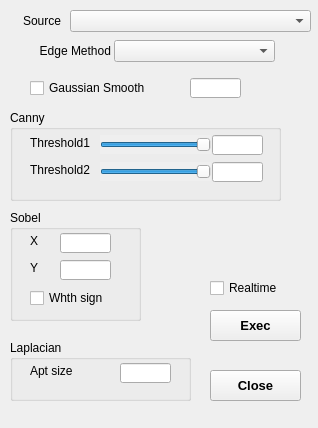
<?xml version="1.0" encoding="UTF-8"?>
<ui version="4.0">
 <class>DialogEdge</class>
 <widget class="QWidget" name="DialogEdge">
  <property name="geometry">
   <rect>
    <x>0</x>
    <y>0</y>
    <width>318</width>
    <height>428</height>
   </rect>
  </property>
  <property name="mouseTracking">
   <bool>false</bool>
  </property>
  <property name="tabletTracking">
   <bool>true</bool>
  </property>
  <property name="windowTitle">
   <string>Edge</string>
  </property>
  <widget class="QLabel" name="label_3">
   <property name="geometry">
    <rect>
     <x>10</x>
     <y>40</y>
     <width>101</width>
     <height>21</height>
    </rect>
   </property>
   <property name="text">
    <string>Edge Method</string>
   </property>
   <property name="alignment">
    <set>Qt::AlignRight|Qt::AlignTrailing|Qt::AlignVCenter</set>
   </property>
  </widget>
  <widget class="QComboBox" name="comboBoxEdgeMethod">
   <property name="geometry">
    <rect>
     <x>114</x>
     <y>40</y>
     <width>161</width>
     <height>22</height>
    </rect>
   </property>
  </widget>
  <widget class="QPushButton" name="pushButtonClose">
   <property name="geometry">
    <rect>
     <x>210</x>
     <y>370</y>
     <width>91</width>
     <height>31</height>
    </rect>
   </property>
   <property name="font">
    <font>
     <family>Arial</family>
     <pointsize>10</pointsize>
     <weight>75</weight>
     <bold>true</bold>
    </font>
   </property>
   <property name="text">
    <string>Close</string>
   </property>
  </widget>
  <widget class="QLabel" name="label_5">
   <property name="geometry">
    <rect>
     <x>30</x>
     <y>132</y>
     <width>71</width>
     <height>21</height>
    </rect>
   </property>
   <property name="text">
    <string>Threshold1</string>
   </property>
   <property name="alignment">
    <set>Qt::AlignLeading|Qt::AlignLeft|Qt::AlignVCenter</set>
   </property>
  </widget>
  <widget class="QSlider" name="slider1">
   <property name="geometry">
    <rect>
     <x>100</x>
     <y>135</y>
     <width>111</width>
     <height>19</height>
    </rect>
   </property>
   <property name="autoFillBackground">
    <bool>true</bool>
   </property>
   <property name="styleSheet">
    <string notr="true">QSlider::groove:horizontal</string>
   </property>
   <property name="minimum">
    <number>-13</number>
   </property>
   <property name="maximum">
    <number>-1</number>
   </property>
   <property name="orientation">
    <enum>Qt::Horizontal</enum>
   </property>
  </widget>
  <widget class="QLineEdit" name="edit1">
   <property name="geometry">
    <rect>
     <x>212</x>
     <y>135</y>
     <width>51</width>
     <height>20</height>
    </rect>
   </property>
  </widget>
  <widget class="QSlider" name="slider2">
   <property name="geometry">
    <rect>
     <x>100</x>
     <y>162</y>
     <width>111</width>
     <height>19</height>
    </rect>
   </property>
   <property name="autoFillBackground">
    <bool>true</bool>
   </property>
   <property name="styleSheet">
    <string notr="true">QSlider::groove:horizontal</string>
   </property>
   <property name="minimum">
    <number>-13</number>
   </property>
   <property name="maximum">
    <number>-1</number>
   </property>
   <property name="orientation">
    <enum>Qt::Horizontal</enum>
   </property>
  </widget>
  <widget class="QLabel" name="label_6">
   <property name="geometry">
    <rect>
     <x>30</x>
     <y>159</y>
     <width>71</width>
     <height>21</height>
    </rect>
   </property>
   <property name="text">
    <string>Threshold2</string>
   </property>
   <property name="alignment">
    <set>Qt::AlignLeading|Qt::AlignLeft|Qt::AlignVCenter</set>
   </property>
  </widget>
  <widget class="QLineEdit" name="edit2">
   <property name="geometry">
    <rect>
     <x>212</x>
     <y>162</y>
     <width>51</width>
     <height>20</height>
    </rect>
   </property>
  </widget>
  <widget class="QCheckBox" name="chkBoxSmooth">
   <property name="geometry">
    <rect>
     <x>30</x>
     <y>80</y>
     <width>131</width>
     <height>16</height>
    </rect>
   </property>
   <property name="text">
    <string>Gaussian Smooth</string>
   </property>
  </widget>
  <widget class="QLineEdit" name="editGaussian">
   <property name="geometry">
    <rect>
     <x>190</x>
     <y>78</y>
     <width>51</width>
     <height>20</height>
    </rect>
   </property>
  </widget>
  <widget class="QGroupBox" name="CannyGroup">
   <property name="geometry">
    <rect>
     <x>10</x>
     <y>110</y>
     <width>271</width>
     <height>91</height>
    </rect>
   </property>
   <property name="title">
    <string>Canny</string>
   </property>
  </widget>
  <widget class="QGroupBox" name="CannyGroup_2">
   <property name="geometry">
    <rect>
     <x>10</x>
     <y>210</y>
     <width>131</width>
     <height>111</height>
    </rect>
   </property>
   <property name="title">
    <string>Sobel</string>
   </property>
   <widget class="QLabel" name="label_8">
    <property name="geometry">
     <rect>
      <x>20</x>
      <y>20</y>
      <width>31</width>
      <height>21</height>
     </rect>
    </property>
    <property name="text">
     <string>X</string>
    </property>
    <property name="alignment">
     <set>Qt::AlignLeading|Qt::AlignLeft|Qt::AlignVCenter</set>
    </property>
   </widget>
   <widget class="QLabel" name="label_7">
    <property name="geometry">
     <rect>
      <x>20</x>
      <y>47</y>
      <width>31</width>
      <height>21</height>
     </rect>
    </property>
    <property name="text">
     <string>Y</string>
    </property>
    <property name="alignment">
     <set>Qt::AlignLeading|Qt::AlignLeft|Qt::AlignVCenter</set>
    </property>
   </widget>
   <widget class="QLineEdit" name="editSobelX">
    <property name="geometry">
     <rect>
      <x>50</x>
      <y>23</y>
      <width>51</width>
      <height>20</height>
     </rect>
    </property>
   </widget>
   <widget class="QLineEdit" name="editSobelY">
    <property name="geometry">
     <rect>
      <x>50</x>
      <y>50</y>
      <width>51</width>
      <height>20</height>
     </rect>
    </property>
   </widget>
  </widget>
  <widget class="QCheckBox" name="chkBoxSobelWithSign">
   <property name="geometry">
    <rect>
     <x>30</x>
     <y>290</y>
     <width>91</width>
     <height>16</height>
    </rect>
   </property>
   <property name="text">
    <string>Whth sign</string>
   </property>
  </widget>
  <widget class="QGroupBox" name="CannyGroup_3">
   <property name="geometry">
    <rect>
     <x>10</x>
     <y>340</y>
     <width>181</width>
     <height>61</height>
    </rect>
   </property>
   <property name="title">
    <string>Laplacian</string>
   </property>
   <widget class="QLabel" name="label_9">
    <property name="geometry">
     <rect>
      <x>20</x>
      <y>20</y>
      <width>71</width>
      <height>21</height>
     </rect>
    </property>
    <property name="text">
     <string>Apt size</string>
    </property>
    <property name="alignment">
     <set>Qt::AlignLeading|Qt::AlignLeft|Qt::AlignVCenter</set>
    </property>
   </widget>
   <widget class="QLineEdit" name="editAptSize">
    <property name="geometry">
     <rect>
      <x>110</x>
      <y>23</y>
      <width>51</width>
      <height>20</height>
     </rect>
    </property>
   </widget>
  </widget>
  <widget class="QPushButton" name="pushButtonExec">
   <property name="geometry">
    <rect>
     <x>210</x>
     <y>310</y>
     <width>91</width>
     <height>31</height>
    </rect>
   </property>
   <property name="font">
    <font>
     <family>Arial</family>
     <pointsize>10</pointsize>
     <weight>75</weight>
     <bold>true</bold>
    </font>
   </property>
   <property name="text">
    <string>Exec</string>
   </property>
  </widget>
  <widget class="QCheckBox" name="chkBoxRealtime">
   <property name="geometry">
    <rect>
     <x>210</x>
     <y>280</y>
     <width>91</width>
     <height>16</height>
    </rect>
   </property>
   <property name="text">
    <string>Realtime</string>
   </property>
  </widget>
  <widget class="QLabel" name="label_4">
   <property name="geometry">
    <rect>
     <x>10</x>
     <y>10</y>
     <width>51</width>
     <height>21</height>
    </rect>
   </property>
   <property name="text">
    <string>Source</string>
   </property>
   <property name="alignment">
    <set>Qt::AlignRight|Qt::AlignTrailing|Qt::AlignVCenter</set>
   </property>
  </widget>
  <widget class="QComboBox" name="comboBoxSource">
   <property name="geometry">
    <rect>
     <x>70</x>
     <y>10</y>
     <width>241</width>
     <height>22</height>
    </rect>
   </property>
  </widget>
  <zorder>CannyGroup</zorder>
  <zorder>label_3</zorder>
  <zorder>comboBoxEdgeMethod</zorder>
  <zorder>pushButtonClose</zorder>
  <zorder>label_5</zorder>
  <zorder>slider1</zorder>
  <zorder>edit1</zorder>
  <zorder>slider2</zorder>
  <zorder>label_6</zorder>
  <zorder>edit2</zorder>
  <zorder>chkBoxSmooth</zorder>
  <zorder>editGaussian</zorder>
  <zorder>CannyGroup_2</zorder>
  <zorder>chkBoxSobelWithSign</zorder>
  <zorder>CannyGroup_3</zorder>
  <zorder>pushButtonExec</zorder>
  <zorder>chkBoxRealtime</zorder>
  <zorder>label_4</zorder>
  <zorder>comboBoxSource</zorder>
 </widget>
 <resources/>
 <connections/>
</ui>
